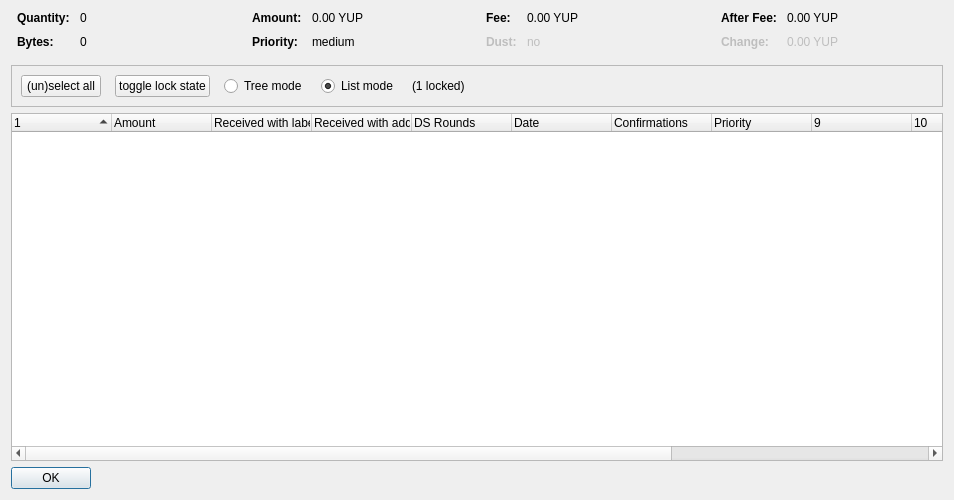
<?xml version="1.0" encoding="UTF-8"?>
<ui version="4.0">
 <class>CoinControlDialog</class>
 <widget class="QDialog" name="CoinControlDialog">
  <property name="geometry">
   <rect>
    <x>0</x>
    <y>0</y>
    <width>954</width>
    <height>500</height>
   </rect>
  </property>
  <property name="windowTitle">
   <string>Coin Selection</string>
  </property>
  <layout class="QVBoxLayout" name="verticalLayout">
   <item>
    <layout class="QHBoxLayout" name="horizontalLayoutTop" stretch="0,0,0,0">
     <property name="topMargin">
      <number>0</number>
     </property>
     <property name="bottomMargin">
      <number>10</number>
     </property>
     <item>
      <layout class="QFormLayout" name="formLayoutCoinControl1">
       <property name="horizontalSpacing">
        <number>10</number>
       </property>
       <property name="verticalSpacing">
        <number>10</number>
       </property>
       <property name="leftMargin">
        <number>6</number>
       </property>
       <property name="rightMargin">
        <number>6</number>
       </property>
       <item row="0" column="0">
        <widget class="QLabel" name="labelCoinControlQuantityText">
         <property name="font">
          <font>
           <weight>75</weight>
           <bold>true</bold>
          </font>
         </property>
         <property name="text">
          <string>Quantity:</string>
         </property>
        </widget>
       </item>
       <item row="0" column="1">
        <widget class="QLabel" name="labelCoinControlQuantity">
         <property name="cursor">
          <cursorShape>IBeamCursor</cursorShape>
         </property>
         <property name="contextMenuPolicy">
          <enum>Qt::ActionsContextMenu</enum>
         </property>
         <property name="text">
          <string notr="true">0</string>
         </property>
         <property name="textInteractionFlags">
          <set>Qt::LinksAccessibleByMouse|Qt::TextSelectableByKeyboard|Qt::TextSelectableByMouse</set>
         </property>
        </widget>
       </item>
       <item row="1" column="0">
        <widget class="QLabel" name="labelCoinControlBytesText">
         <property name="font">
          <font>
           <weight>75</weight>
           <bold>true</bold>
          </font>
         </property>
         <property name="text">
          <string>Bytes:</string>
         </property>
        </widget>
       </item>
       <item row="1" column="1">
        <widget class="QLabel" name="labelCoinControlBytes">
         <property name="cursor">
          <cursorShape>IBeamCursor</cursorShape>
         </property>
         <property name="contextMenuPolicy">
          <enum>Qt::ActionsContextMenu</enum>
         </property>
         <property name="text">
          <string notr="true">0</string>
         </property>
         <property name="textInteractionFlags">
          <set>Qt::LinksAccessibleByMouse|Qt::TextSelectableByKeyboard|Qt::TextSelectableByMouse</set>
         </property>
        </widget>
       </item>
      </layout>
     </item>
     <item>
      <layout class="QFormLayout" name="formLayoutCoinControl2">
       <property name="horizontalSpacing">
        <number>10</number>
       </property>
       <property name="verticalSpacing">
        <number>10</number>
       </property>
       <property name="leftMargin">
        <number>6</number>
       </property>
       <property name="rightMargin">
        <number>6</number>
       </property>
       <item row="0" column="0">
        <widget class="QLabel" name="labelCoinControlAmountText">
         <property name="font">
          <font>
           <weight>75</weight>
           <bold>true</bold>
          </font>
         </property>
         <property name="text">
          <string>Amount:</string>
         </property>
        </widget>
       </item>
       <item row="0" column="1">
        <widget class="QLabel" name="labelCoinControlAmount">
         <property name="cursor">
          <cursorShape>IBeamCursor</cursorShape>
         </property>
         <property name="contextMenuPolicy">
          <enum>Qt::ActionsContextMenu</enum>
         </property>
         <property name="text">
          <string notr="true">0.00 YUP</string>
         </property>
         <property name="textInteractionFlags">
          <set>Qt::LinksAccessibleByMouse|Qt::TextSelectableByKeyboard|Qt::TextSelectableByMouse</set>
         </property>
        </widget>
       </item>
       <item row="1" column="0">
        <widget class="QLabel" name="labelCoinControlPriorityText">
         <property name="font">
          <font>
           <weight>75</weight>
           <bold>true</bold>
          </font>
         </property>
         <property name="text">
          <string>Priority:</string>
         </property>
        </widget>
       </item>
       <item row="1" column="1">
        <widget class="QLabel" name="labelCoinControlPriority">
         <property name="cursor">
          <cursorShape>IBeamCursor</cursorShape>
         </property>
         <property name="contextMenuPolicy">
          <enum>Qt::ActionsContextMenu</enum>
         </property>
         <property name="text">
          <string>medium</string>
         </property>
         <property name="textInteractionFlags">
          <set>Qt::LinksAccessibleByMouse|Qt::TextSelectableByKeyboard|Qt::TextSelectableByMouse</set>
         </property>
        </widget>
       </item>
      </layout>
     </item>
     <item>
      <layout class="QFormLayout" name="formLayoutCoinControl3">
       <property name="horizontalSpacing">
        <number>10</number>
       </property>
       <property name="verticalSpacing">
        <number>10</number>
       </property>
       <property name="leftMargin">
        <number>6</number>
       </property>
       <property name="rightMargin">
        <number>6</number>
       </property>
       <item row="0" column="0">
        <widget class="QLabel" name="labelCoinControlFeeText">
         <property name="font">
          <font>
           <weight>75</weight>
           <bold>true</bold>
          </font>
         </property>
         <property name="text">
          <string>Fee:</string>
         </property>
        </widget>
       </item>
       <item row="0" column="1">
        <widget class="QLabel" name="labelCoinControlFee">
         <property name="cursor">
          <cursorShape>IBeamCursor</cursorShape>
         </property>
         <property name="contextMenuPolicy">
          <enum>Qt::ActionsContextMenu</enum>
         </property>
         <property name="text">
          <string notr="true">0.00 YUP</string>
         </property>
         <property name="textInteractionFlags">
          <set>Qt::LinksAccessibleByMouse|Qt::TextSelectableByKeyboard|Qt::TextSelectableByMouse</set>
         </property>
        </widget>
       </item>
       <item row="1" column="0">
        <widget class="QLabel" name="labelCoinControlLowOutputText">
         <property name="enabled">
          <bool>false</bool>
         </property>
         <property name="font">
          <font>
           <weight>75</weight>
           <bold>true</bold>
          </font>
         </property>
         <property name="text">
          <string>Dust:</string>
         </property>
        </widget>
       </item>
       <item row="1" column="1">
        <widget class="QLabel" name="labelCoinControlLowOutput">
         <property name="enabled">
          <bool>false</bool>
         </property>
         <property name="cursor">
          <cursorShape>IBeamCursor</cursorShape>
         </property>
         <property name="contextMenuPolicy">
          <enum>Qt::ActionsContextMenu</enum>
         </property>
         <property name="text">
          <string>no</string>
         </property>
         <property name="textInteractionFlags">
          <set>Qt::LinksAccessibleByMouse|Qt::TextSelectableByKeyboard|Qt::TextSelectableByMouse</set>
         </property>
        </widget>
       </item>
      </layout>
     </item>
     <item>
      <layout class="QFormLayout" name="formLayoutCoinControl4">
       <property name="horizontalSpacing">
        <number>10</number>
       </property>
       <property name="verticalSpacing">
        <number>10</number>
       </property>
       <property name="leftMargin">
        <number>6</number>
       </property>
       <property name="rightMargin">
        <number>6</number>
       </property>
       <item row="0" column="0">
        <widget class="QLabel" name="labelCoinControlAfterFeeText">
         <property name="font">
          <font>
           <weight>75</weight>
           <bold>true</bold>
          </font>
         </property>
         <property name="text">
          <string>After Fee:</string>
         </property>
        </widget>
       </item>
       <item row="0" column="1">
        <widget class="QLabel" name="labelCoinControlAfterFee">
         <property name="cursor">
          <cursorShape>IBeamCursor</cursorShape>
         </property>
         <property name="contextMenuPolicy">
          <enum>Qt::ActionsContextMenu</enum>
         </property>
         <property name="text">
          <string notr="true">0.00 YUP</string>
         </property>
         <property name="textInteractionFlags">
          <set>Qt::LinksAccessibleByMouse|Qt::TextSelectableByKeyboard|Qt::TextSelectableByMouse</set>
         </property>
        </widget>
       </item>
       <item row="1" column="0">
        <widget class="QLabel" name="labelCoinControlChangeText">
         <property name="enabled">
          <bool>false</bool>
         </property>
         <property name="font">
          <font>
           <weight>75</weight>
           <bold>true</bold>
          </font>
         </property>
         <property name="text">
          <string>Change:</string>
         </property>
        </widget>
       </item>
       <item row="1" column="1">
        <widget class="QLabel" name="labelCoinControlChange">
         <property name="enabled">
          <bool>false</bool>
         </property>
         <property name="cursor">
          <cursorShape>IBeamCursor</cursorShape>
         </property>
         <property name="contextMenuPolicy">
          <enum>Qt::ActionsContextMenu</enum>
         </property>
         <property name="text">
          <string notr="true">0.00 YUP</string>
         </property>
         <property name="textInteractionFlags">
          <set>Qt::LinksAccessibleByMouse|Qt::TextSelectableByKeyboard|Qt::TextSelectableByMouse</set>
         </property>
        </widget>
       </item>
      </layout>
     </item>
    </layout>
   </item>
   <item>
    <widget class="QFrame" name="frame">
     <property name="minimumSize">
      <size>
       <width>0</width>
       <height>40</height>
      </size>
     </property>
     <property name="frameShape">
      <enum>QFrame::StyledPanel</enum>
     </property>
     <property name="frameShadow">
      <enum>QFrame::Sunken</enum>
     </property>
     <layout class="QHBoxLayout" name="horizontalLayout">
      <item>
       <layout class="QHBoxLayout" name="horizontalLayoutPanel" stretch="0,0,0,0,0,0">
        <property name="spacing">
         <number>14</number>
        </property>
        <item>
         <widget class="QPushButton" name="pushButtonSelectAll">
          <property name="sizePolicy">
           <sizepolicy hsizetype="Maximum" vsizetype="Fixed">
            <horstretch>0</horstretch>
            <verstretch>0</verstretch>
           </sizepolicy>
          </property>
          <property name="text">
           <string>(un)select all</string>
          </property>
          <property name="autoDefault">
           <bool>false</bool>
          </property>
         </widget>
        </item>
        <item>
         <widget class="QPushButton" name="pushButtonToggleLock">
          <property name="sizePolicy">
           <sizepolicy hsizetype="Maximum" vsizetype="Fixed">
            <horstretch>0</horstretch>
            <verstretch>0</verstretch>
           </sizepolicy>
          </property>
          <property name="text">
           <string>toggle lock state</string>
          </property>
          <property name="autoDefault">
           <bool>false</bool>
          </property>
         </widget>
        </item>
        <item>
         <widget class="QRadioButton" name="radioTreeMode">
          <property name="sizePolicy">
           <sizepolicy hsizetype="Maximum" vsizetype="Fixed">
            <horstretch>0</horstretch>
            <verstretch>0</verstretch>
           </sizepolicy>
          </property>
          <property name="text">
           <string>Tree mode</string>
          </property>
         </widget>
        </item>
        <item>
         <widget class="QRadioButton" name="radioListMode">
          <property name="sizePolicy">
           <sizepolicy hsizetype="Maximum" vsizetype="Fixed">
            <horstretch>0</horstretch>
            <verstretch>0</verstretch>
           </sizepolicy>
          </property>
          <property name="text">
           <string>List mode</string>
          </property>
          <property name="checked">
           <bool>true</bool>
          </property>
         </widget>
        </item>
        <item>
         <widget class="QLabel" name="labelLocked">
          <property name="text">
           <string>(1 locked)</string>
          </property>
         </widget>
        </item>
        <item>
         <spacer name="horizontalSpacer">
          <property name="orientation">
           <enum>Qt::Horizontal</enum>
          </property>
          <property name="sizeHint" stdset="0">
           <size>
            <width>40</width>
            <height>20</height>
           </size>
          </property>
         </spacer>
        </item>
       </layout>
      </item>
     </layout>
    </widget>
   </item>
   <item>
    <widget class="CoinControlTreeWidget" name="treeWidget">
     <property name="contextMenuPolicy">
      <enum>Qt::CustomContextMenu</enum>
     </property>
     <property name="sortingEnabled">
      <bool>false</bool>
     </property>
     <property name="columnCount">
      <number>13</number>
     </property>
     <attribute name="headerShowSortIndicator" stdset="0">
      <bool>true</bool>
     </attribute>
     <attribute name="headerStretchLastSection">
      <bool>false</bool>
     </attribute>
     <column>
      <property name="text">
       <string/>
      </property>
     </column>
     <column>
      <property name="text">
       <string>Amount</string>
      </property>
     </column>
     <column>
      <property name="text">
       <string>Received with label</string>
      </property>
     </column>
     <column>
      <property name="text">
       <string>Received with address</string>
      </property>
     </column>
     <column>
      <property name="text">
       <string>DS Rounds</string>
      </property>
     </column>
     <column>
      <property name="text">
       <string>Date</string>
      </property>
     </column>
     <column>
      <property name="text">
       <string>Confirmations</string>
      </property>
      <property name="toolTip">
       <string>Confirmed</string>
      </property>
     </column>
     <column>
      <property name="text">
       <string>Priority</string>
      </property>
     </column>
     <column>
      <property name="text">
       <string/>
      </property>
     </column>
     <column>
      <property name="text">
       <string/>
      </property>
     </column>
     <column>
      <property name="text">
       <string/>
      </property>
     </column>
     <column>
      <property name="text">
       <string/>
      </property>
     </column>
     <column>
      <property name="text">
       <string/>
      </property>
     </column>
    </widget>
   </item>
   <item>
    <widget class="QDialogButtonBox" name="buttonBox">
     <property name="sizePolicy">
      <sizepolicy hsizetype="Maximum" vsizetype="Fixed">
       <horstretch>0</horstretch>
       <verstretch>0</verstretch>
      </sizepolicy>
     </property>
     <property name="orientation">
      <enum>Qt::Horizontal</enum>
     </property>
     <property name="standardButtons">
      <set>QDialogButtonBox::Ok</set>
     </property>
    </widget>
   </item>
  </layout>
 </widget>
 <customwidgets>
  <customwidget>
   <class>CoinControlTreeWidget</class>
   <extends>QTreeWidget</extends>
   <header>coincontroltreewidget.h</header>
  </customwidget>
 </customwidgets>
 <resources/>
 <connections/>
</ui>
